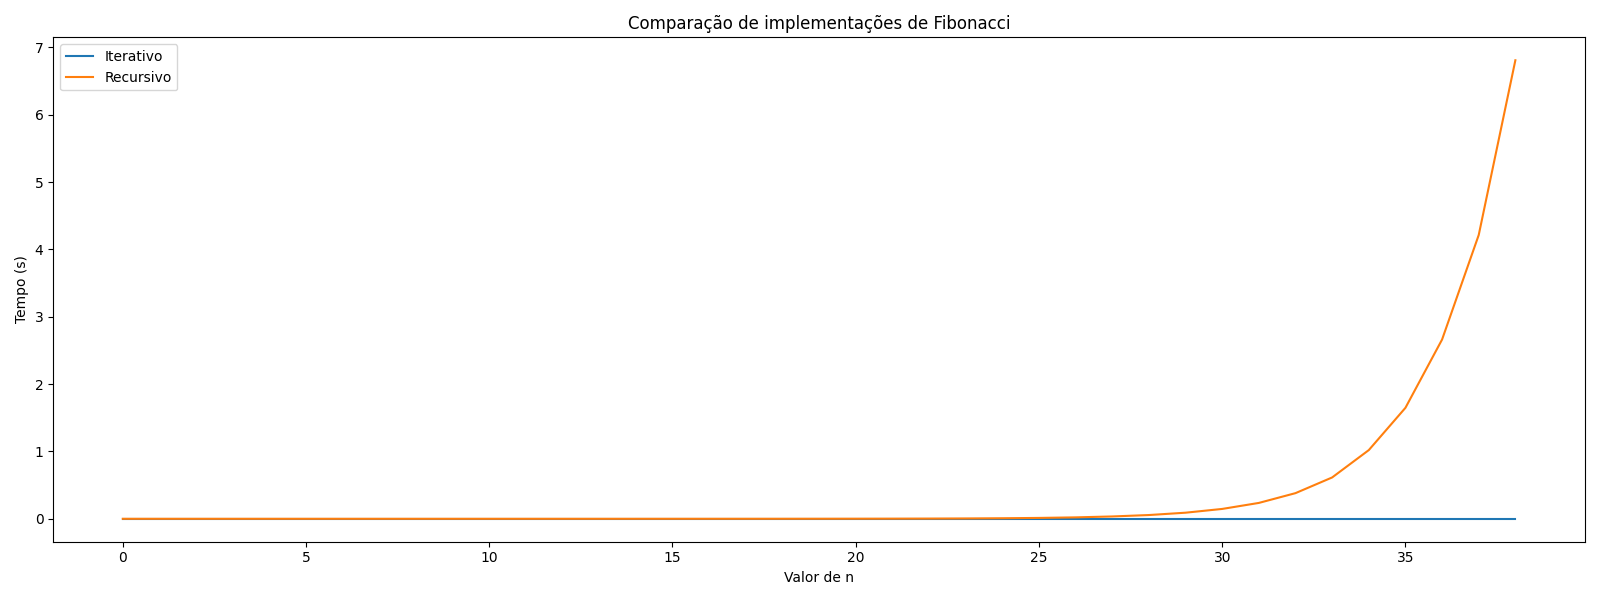

This figure's Python source:
import matplotlib.pyplot as plt
import time
from tqdm.auto import tqdm

def fibonacci_rec(n):
    if n == 1 or n == 2:
        return 1
    return fibonacci_rec(n - 1) + fibonacci_rec(n - 2)


def fibonacci_it(n):
    prev = 1
    prevprev = 1

    for i in range(n - 2):
        novo = prev + prevprev
        prevprev = prev
        prev = novo

    return prev


def temporizar_algoritmo(f, n, ordenar=False, seeds=1):
	"""
		Mede o tempo de execução em segundos de um algoritmo recursivo f para n com uma quantidade de seeds
	"""
	total = 0
	for i in range(seeds):
		inicio = time.time()
		f(n)
		total += time.time() - inicio
	total /= seeds

	return total


algoritmos = [
	{"nome": "Iterativo", "func": fibonacci_it},
	{"nome": "Recursivo", "func": fibonacci_rec}
]

for algoritmo in algoritmos:
  algoritmo["resultados"] = []

for i in tqdm(range(1, 40), desc="Rodando algoritmos", unit=" Valores de n"):
	for algoritmo in algoritmos:
		algoritmo["resultados"].append(temporizar_algoritmo(algoritmo["func"], i))

fig, ax = plt.subplots(1, 1, figsize=(16,6))
for algoritmo in algoritmos:
  ax.plot(algoritmo["resultados"], label=algoritmo["nome"])

ax.set_ylabel("Tempo (s)")
ax.set_xlabel("Valor de n")
ax.legend()

ax.set_title("Comparação de implementações de Fibonacci")

fig.tight_layout()
fig.savefig("experimentos/recursao/comparacao_fibonacci.png")
